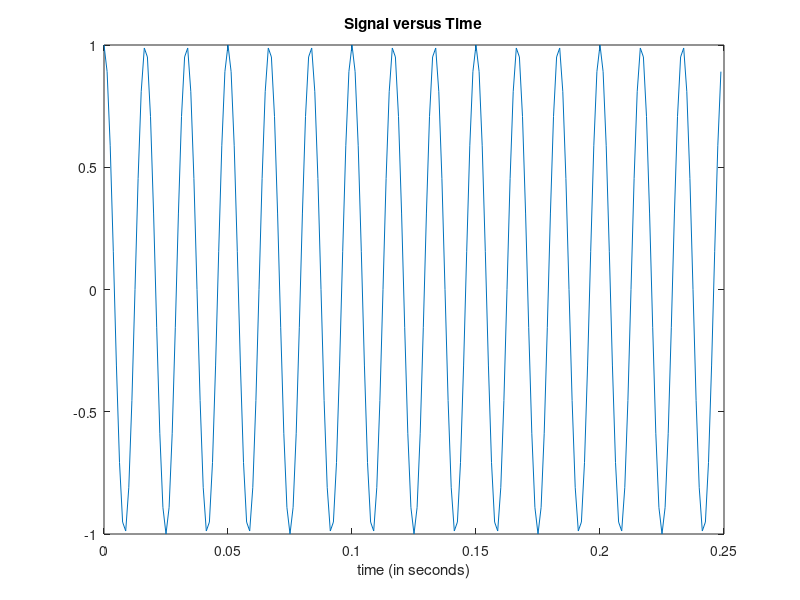

Here is the MATLAB script that generated this plot:
   %% Time specifications:
   close all;
   Fs = 800;                   % samples per second
   dt = 1/Fs;                   % seconds per sample
   StopTime = 0.25;             % seconds
   t = (0:dt:StopTime-dt)';     % seconds

   %% Sine wave:
   Fc = 60;                     % hertz
   x = cos(2*pi*Fc*t);

   % Plot the signal versus time:
   figure;
   plot(t,x);
   xlabel('time (in seconds)');
   title('Signal versus Time');
   zoom xon;
